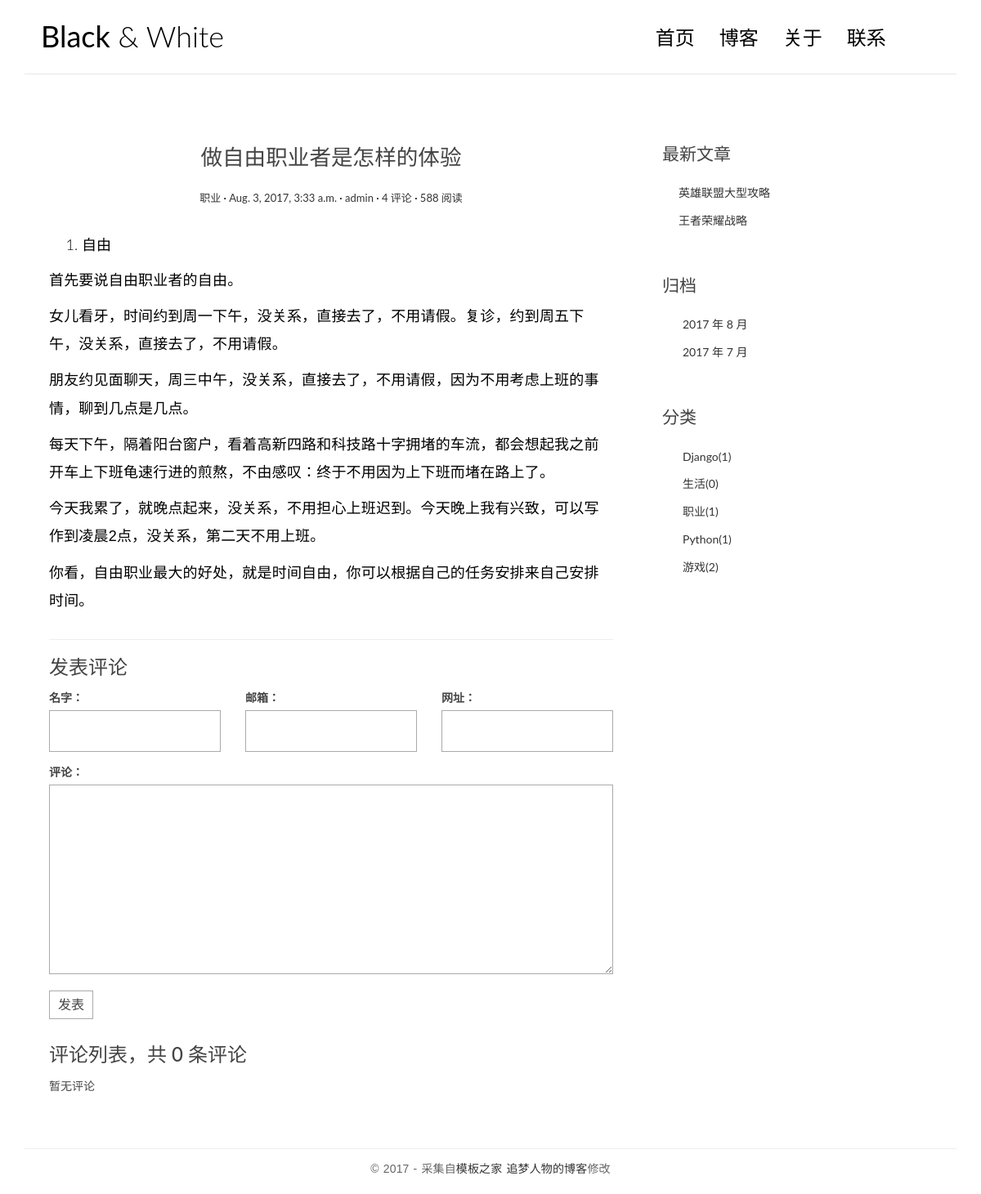
Screenshot of /post/3/ with the database file from the repository.
### blog/models.py (models this page shows, shortened)
class Post(models.Model):
	title = models.CharField(max_length = 100)
	body = models.TextField()
	created_time = models.DateTimeField()
	modified_time = models.DateTimeField()
	excerpt = models.CharField(max_length = 200, blank = True)
	category = models.ForeignKey(Category, on_delete = models.CASCADE)
	tags = models.ManyToManyField(Tag, blank = True)
	author = models.ForeignKey(User, on_delete = models.CASCADE)
	def get_absolute_url(self):
		return reverse('blog:detail', kwargs = {'pk' : self.pk})

class Category(models.Model):
	name = models.CharField(max_length = 100)

### blog/views.py (the view)
# urls.py: url(r'^post/(?P<pk>\d+)/$', views.detail, name = 'detail'),
def detail(request, pk):
	post = get_object_or_404(Post, pk = pk)
	post.body = markdown.markdown(post.body,extensions=[
                                      'markdown.extensions.extra',
                                      'markdown.extensions.codehilite',
                                      'markdown.extensions.toc',
                                  ])
	form =CommentForm()
	comment_list = post.comment_set.all()
	context = {'post' : post, 'form' : form, 'comment_list' : comment_list}
	return render(request, 'blog/detail.html', context = context)

### comments/forms.py
class CommentForm(forms.ModelForm):
	class Meta:
		model = Comment
		fields = ['name', 'email', 'url', 'text']

### blog/templatetags/blog_tags.py (called while the page is built)
@register.simple_tag
def get_recent_posts(num = 5):
	return Post.objects.all().order_by('-created_time')[:num]

@register.simple_tag
def archives():
	return Post.objects.dates('created_time', 'month', order = 'DESC')

@register.simple_tag
def get_categories():
	return Category.objects.all()

@register.simple_tag
def get_category_cnt(cat_pk):
	cat = get_object_or_404(Category, pk = cat_pk)
	lst = Post.objects.all().filter(category = cat)
	return lst.count()

### templates/blog/detail.html (shortened to what this page needs)
{% extends 'base.html' %}
	{% block main %}
		<article class="post post-{{ post.pk }}">
			<header class="entry-header">
				<h1 class="entry-title">{{ post.title }}</h1>
				<div class="entry-meta">
					<span class="post-category"><a href="#">{{ post.category.name }}</a></span>
					<span class="post-date"><a href="#"><time class="entry-date"
															  datetime="{{post.created_time }}">{{ post.created_time }}</time></a></span>
					<span class="post-author"><a href="#">{{ post.author }}</a></span>
					<span class="comments-link"><a href="#">4 评论</a></span>
					<span class="views-count"><a href="#">588 阅读</a></span>
				</div>
			</header>
			<div class="entry-content clearfix">
				{{ post.body|safe }}
			</div>
		</article>
		<section class="comment-area" id="comment-area">
			<hr>
			<h3>发表评论</h3>
			<form action="{% url 'comments:post_comment' post.pk %}" method="post" class="comment-form">
				<div class="row">
					<div class="col-md-4">
						<label for="{{ form.name.id_for_label }}">名字：</label>
						{{ form.name }}
					</div>
					<div class="col-md-4">
						<label for="{{ form.email.id_for_label }}">邮箱：</label>
						{{ form.email }}
					</div>
					<div class="col-md-4">
						<label for="{{ form.url.id_for_label }}">网址：</label>
						{{ form.url }}
					</div>
					<div class="col-md-12">
						<label for="{{ form.text.id_for_label }}">评论：</label>
						{{ form.text }}
						<button type="submit" class="comment-btn">发表</button>
					</div>
				</div>
			</form>
			<div class="comment-list-panel">
				<h3>评论列表，共 <span>{{ post.comment_set.count }}</span> 条评论</h3>
				<ul class="comment-list list-unstyled">
				{% for comment in comment_list %}
					<li class="comment-item">
						<span class='nickname'>{{ comment.name }} </span>
						<time class="submit-date">{{ comment.created_time }}</time>
						<div class="text">
						  {{ comment.text }}
						</div>
					</li>
					{% empty %}
						暂无评论
					{% endfor %}
				</ul>
			</div>
		</section>
	{% endblock main %}

### templates/base.html (shortened to what this page needs)
{% load staticfiles %}
{% load blog_tags %}
<!DOCTYPE html>
<html>
<head>
    <link rel="stylesheet" href="{% static 'blog/css/bootstrap.min.css' %}">
    <link rel="stylesheet" href="http://code.ionicframework.com/ionicons/2.0.1/css/ionicons.min.css">
    <link rel="stylesheet" href="{% static 'blog/css/pace.css' %}">
    <link rel="stylesheet" href="{% static 'blog/css/custom.css' %}">
</head>
<body>
<div class="container">
    <header id="site-header">
        <div class="row">
            <div class="col-md-4 col-sm-5 col-xs-8">
                <div class="logo">
                    <h1><a href="{% url 'blog:index' %}"><b>Black</b> &amp; White</a></h1>
                </div>
            </div>
            <div class="col-md-8 col-sm-7 col-xs-4">
                <nav class="main-nav" role="navigation">
                    <div class="collapse navbar-collapse" id="bs-example-navbar-collapse-1">
                        <ul class="nav navbar-nav navbar-right">
                            <li class="cl-effect-11"><a href="{% url 'blog:index' %}" data-hover="首页">首页</a></li>
                            <li class="cl-effect-11"><a href="full-width.html" data-hover="博客">博客</a></li>
                            <li class="cl-effect-11"><a href="about.html" data-hover="关于">关于</a></li>
                            <li class="cl-effect-11"><a href="contact.html" data-hover="联系">联系</a></li>
                        </ul>
                    </div>
                </nav>
            </div>
        </div>
    </header>
</div>
<div class="content-body">
    <div class="container">
        <div class="row">
            <main class="col-md-8">
				{% block main %}
				{% endblock main %}
            </main>
            <aside class="col-md-4">
                <div class="widget widget-recent-posts">
                    <h3 class="widget-title">最新文章</h3>
					{% get_recent_posts 2 as recent_post_list %}
                    <ul>
						{% for post in recent_post_list %}
						<li>
								<a href="{{ post.get_absolute_url }}">{{ post.title }}</a>
                        </li>
						{% empty %}
						暂无文章!
						{% endfor %}
                    </ul>
                </div>
                <div class="widget widget-archives">
                    <h3 class="widget-title">归档</h3>
					{% archives as date_list %}
                    <ul>
						{% for date in date_list%}
                        <li>
                            <a href="{% url 'blog:archives' date.year date.month %}">{{ date.year }} 年 {{ date.month }} 月</a>
                        </li>
						{% endfor %}
                    </ul>
                </div>
                <div class="widget widget-category">
                    <h3 class="widget-title">分类</h3>
					{% get_categories as category_list %}
                    <ul>
						{% for c in category_list %}
                        <li>
                            <a href="{% url 'blog:category' c.pk %}">{{ c.name }}<span class="post-count">({% get_category_cnt c.id %})</span></a>
                        </li>
						{% empty %}
						暂无分类!
						{% endfor %}
                    </ul>
                </div>
            </aside>
        </div>
    </div>
</div>
<footer id="site-footer">
    <div class="container">
        <div class="row">
            <div class="col-md-12">
                <p class="copyright">&copy 2017 - 采集自<a href="http://www.cssmoban.com/"
                                                        target="_blank" title="模板之家">模板之家</a>
                    <a href="http://zmrenwu.com/" title="网页模板" target="_blank">追梦人物的博客</a>修改
                </p>
            </div>
        </div>
    </div>
</footer>
</body>
</html>

### blog/static/blog/css/custom.css (style rules this page uses)
* { outline: none; }
h1, h2, h3, h4, h5, h6 { margin-top: 0; }
b { font-weight: 400; }
a { color: #333; }
body { color: #444; font-family: 'Lato', sans-serif; }
p { font-family: 'Ubuntu', sans-serif; font-weight: 400; word-spacing: 1px; letter-spacing: 0.01em; }
#site-header { background-color: #FFF; padding: 25px 20px; margin-bottom: 40px; border-bottom: 1px solid #e7e7e7; }
.logo h1 a { color: #000; }
.logo h1 { margin: 0; font-family: 'Lato', sans-serif; font-weight: 300; }
.main-nav { margin-top: 11px; max-width: 95%; }
.main-nav a { color: #000000 !important; padding: 0 0 5px 0 !important; margin-right: 30px; font-family: 'Lato', sans-serif; font-weight: 300; font-size: 24px; }
.cl-effect-11 a { padding: 10px 0; color: #0972b4; text-shadow: none; }
.cl-effect-11 a::before { position: absolute; top: 0; left: 0; overflow: hidden; padding: 0 0 5px 0 !important; max-width: 0; border-bottom: 1px solid #000; color: #000; content: attr(data-hover); white-space: nowrap; -webkit-transition: max-width 0.5s; -moz-transition: max-width 0.5s; transition: max-width 0.5s; }
.content-body { padding-bottom: 4em; }
.post { background: #fff; padding: 30px 30px 0; }
.entry-title { text-align: center; font-size: 1.9em; margin-bottom: 20px; line-height: 1.6; padding: 10px 20px 0; }
.entry-meta { text-align: center; color: #DDDDDD; font-size: 13px; margin-bottom: 30px; }
.entry-content { font-size: 18px; line-height: 1.9; font-weight: 300; color: #000; }
.post-category::after, .post-date::after, .post-author::after, .comments-link::after { content: ' ·'; color: #000; }
.widget { background: #fff; padding: 30px 0 0; }
.widget-title { font-size: 1.5em; margin-bottom: 20px; line-height: 1.6; padding: 10px 0 0; font-weight: 400; }
.widget-recent-posts ul { padding: 0; margin: 0; padding-left: 20px; }
.widget-recent-posts ul li { list-style-type: none; position: relative; line-height: 170%; margin-bottom: 10px; }
.widget-recent-posts ul li::before { content: '\f3d3'; font-family: "Ionicons"; position: absolute; left: -17px; top: 3px; font-size: 16px; color: #000; }
.widget-archives ul { padding: 0; margin: 0; padding-left: 25px; }
.widget-archives ul li { list-style-type: none; position: relative; line-height: 170%; margin-bottom: 10px; }
.widget-archives ul li::before { content: '\f3f3'; font-family: "Ionicons"; position: absolute; left: -25px; top: 1px; font-size: 16px; color: #000; }
.widget-category ul { padding: 0; margin: 0; padding-left: 25px; }
.widget-category ul li { list-style-type: none; position: relative; line-height: 170%; margin-bottom: 10px; }
.widget-category ul li::before { content: '\f3fe'; font-family: "Ionicons"; position: absolute; left: -25px; top: 1px; font-size: 18px; color: #000; }
#site-footer { padding-top: 10px; padding: 0 0 1.5em 0; }
.copyright { text-align: center; padding-top: 1em; margin: 0; border-top: 1px solid #eee; color: #666; }
.contact-form input, .comment-form input { border: 1px solid #aaa; margin-bottom: 15px; width: 100%; padding: 15px 15px; font-size: 16px; line-height: 100%; transition: 0.4s border-color linear; }
.contact-form textarea, .comment-form textarea { border: 1px solid #aaa; margin-bottom: 15px; width: 100%; padding: 15px 15px; font-size: 16px; line-height: 20px !important; min-height: 183px; transition: 0.4s border-color linear; }
.comment-area { padding: 0 30px 0; }
.comment-form { margin-top: 15px; }
.comment-form .comment-btn { background-color: #fff; border: 1px solid #aaa; font-size: 16px; padding: 5px 10px; }
.comment-list-panel { margin-top: 30px; }
.comment-list { margin-top: 15px; }

### rows the page displays
Post: title "做自由职业者是怎样的体验", category.name "职业", created_time "Aug. 3, 2017, 3:33 a.m.", author "admin", body "自由 首先要说自由职业者的自由。 女儿看牙，时间约到周一下午，没关系，直接去了，不用请假。复诊，约到周五下午，没关系，直接去了，不用请假。 朋友约见面聊天，周三中午，没关系，直接去了，不用请假，因为不用考虑上班的事情，聊到几点是几点。 每天下午，隔着阳台窗户，看着高新四路和科技路十字拥堵的车流，都会想起我之前开车上下班龟速行进的煎熬，不由感叹：终于不用因为上下班而堵在路上了。 今天我累了，就晚点起来，没关系，不用担心上班迟到。今天晚上我有兴致，可以写作到凌晨2点，没关系，第二天不用上班。 你看，自由职业最大的好处，就是时间自由，你可以根据自己的任务安排来自己安排时间。", comment_set.count "0"
Post: title "英雄联盟大型攻略"
Post: title "王者荣耀战略"
Category: name "Django", id "1"
Category: name "生活", id "0"
Category: name "职业", id "1"
Category: name "Python", id "1"
Category: name "游戏", id "2"

### other values shown
{{ date.year }} "2017" "2017"
{{ date.month }} "8" "7"
